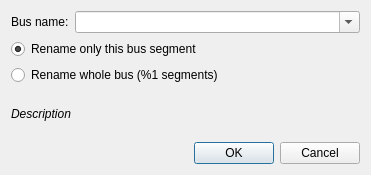
<?xml version="1.0" encoding="UTF-8"?>
<ui version="4.0">
 <class>librepcb::editor::RenameBusSegmentDialog</class>
 <widget class="QDialog" name="librepcb::editor::RenameBusSegmentDialog">
  <property name="geometry">
   <rect>
    <x>0</x>
    <y>0</y>
    <width>371</width>
    <height>175</height>
   </rect>
  </property>
  <property name="sizePolicy">
   <sizepolicy hsizetype="Preferred" vsizetype="Minimum">
    <horstretch>0</horstretch>
    <verstretch>0</verstretch>
   </sizepolicy>
  </property>
  <property name="windowTitle">
   <string>Rename Bus Segment</string>
  </property>
  <layout class="QVBoxLayout" name="verticalLayout_2" stretch="0,0,0,1,0">
   <item>
    <layout class="QHBoxLayout" name="horizontalLayout" stretch="0,1">
     <item>
      <widget class="QLabel" name="label">
       <property name="text">
        <string>Bus name:</string>
       </property>
      </widget>
     </item>
     <item>
      <widget class="QComboBox" name="cbxBusName">
       <property name="editable">
        <bool>true</bool>
       </property>
       <property name="maxVisibleItems">
        <number>20</number>
       </property>
       <property name="insertPolicy">
        <enum>QComboBox::NoInsert</enum>
       </property>
      </widget>
     </item>
    </layout>
   </item>
   <item>
    <widget class="QRadioButton" name="rbtnRenameBusSegmentOnly">
     <property name="text">
      <string>Rename only this bus segment</string>
     </property>
     <property name="checked">
      <bool>true</bool>
     </property>
    </widget>
   </item>
   <item>
    <widget class="QRadioButton" name="rbtnRenameWholeBus">
     <property name="text">
      <string extracomment="Number of segments (&gt;=1)">Rename whole bus (%1 segments)</string>
     </property>
    </widget>
   </item>
   <item>
    <widget class="QLabel" name="lblDescription">
     <property name="font">
      <font>
       <italic>true</italic>
      </font>
     </property>
     <property name="text">
      <string notr="true">Description</string>
     </property>
     <property name="textFormat">
      <enum>Qt::PlainText</enum>
     </property>
     <property name="wordWrap">
      <bool>true</bool>
     </property>
    </widget>
   </item>
   <item>
    <widget class="QDialogButtonBox" name="buttonBox">
     <property name="orientation">
      <enum>Qt::Horizontal</enum>
     </property>
     <property name="standardButtons">
      <set>QDialogButtonBox::Cancel|QDialogButtonBox::Ok</set>
     </property>
    </widget>
   </item>
  </layout>
 </widget>
 <tabstops>
  <tabstop>cbxBusName</tabstop>
  <tabstop>rbtnRenameBusSegmentOnly</tabstop>
  <tabstop>rbtnRenameWholeBus</tabstop>
 </tabstops>
 <resources/>
 <connections>
  <connection>
   <sender>buttonBox</sender>
   <signal>accepted()</signal>
   <receiver>librepcb::editor::RenameBusSegmentDialog</receiver>
   <slot>accept()</slot>
   <hints>
    <hint type="sourcelabel">
     <x>248</x>
     <y>254</y>
    </hint>
    <hint type="destinationlabel">
     <x>157</x>
     <y>274</y>
    </hint>
   </hints>
  </connection>
  <connection>
   <sender>buttonBox</sender>
   <signal>rejected()</signal>
   <receiver>librepcb::editor::RenameBusSegmentDialog</receiver>
   <slot>reject()</slot>
   <hints>
    <hint type="sourcelabel">
     <x>316</x>
     <y>260</y>
    </hint>
    <hint type="destinationlabel">
     <x>286</x>
     <y>274</y>
    </hint>
   </hints>
  </connection>
 </connections>
</ui>
